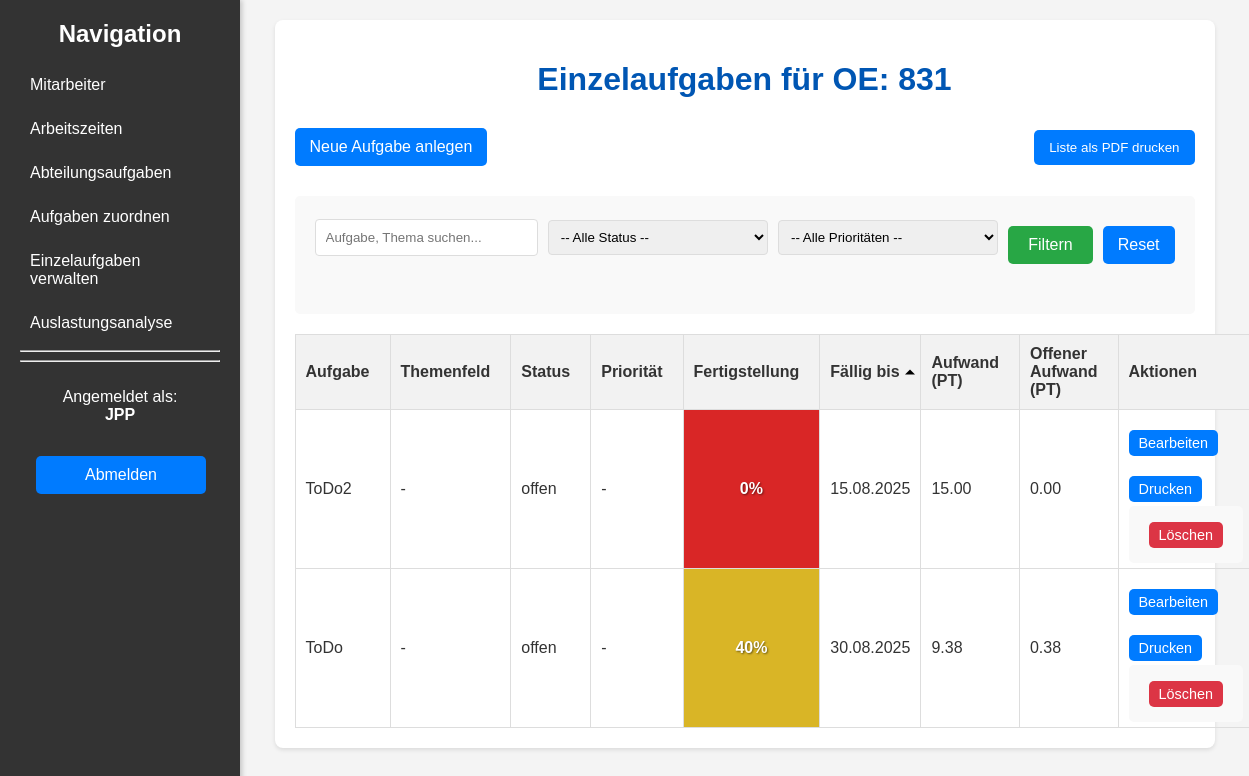
Screenshot of /einzelaufgaben (signed in) with the database file from the repository.
### models.py (models this page shows, shortened)
class User(db.Model, UserMixin):
    id = db.Column(db.Integer, primary_key=True)
    username = db.Column(db.String(100), unique=True, nullable=False)
    password_hash = db.Column(db.String(128))
    oe_number = db.Column(db.String(50), nullable=False)
    is_admin = db.Column(db.Boolean, default=False)

class Einzelaufgabe(db.Model):
    id = db.Column(db.Integer, primary_key=True)
    themenfeld = db.Column(db.String(200), nullable=True)
    aufgabe = db.Column(db.Text, nullable=False)
    datum_von = db.Column(db.Date, nullable=True)
    datum_bis = db.Column(db.Date, nullable=True)
    fertigstellungsgrad = db.Column(db.Integer, nullable=True)
    aufwand_stunden = db.Column(db.Float, nullable=True)
    aufwand_pt = db.Column(db.Float, nullable=True)
    oe_number = db.Column(db.String(50), nullable=False)
    status_id = db.Column(db.Integer, db.ForeignKey('status.id'), nullable=False)
    prioritaet_id = db.Column(db.Integer, db.ForeignKey('prioritaet.id'), nullable=True)
    status = db.relationship('Status', backref='einzelaufgaben')
    prioritaet = db.relationship('Prioritaet', backref='einzelaufgaben')
    mitarbeiter_zuordnung = db.relationship('EinzelaufgabeMitarbeiter', back_populates='einzelaufgabe', lazy=True, cascade="all, delete-orphan")

class Status(db.Model):
    id = db.Column(db.Integer, primary_key=True)
    name = db.Column(db.String(50), nullable=False, unique=True)
    reihenfolge = db.Column(db.Integer, default=0)

### app.py (the view)
@app.route('/einzelaufgaben')
@login_required
def einzelaufgaben():
    search_query = request.args.get('search', '')
    status_filter = request.args.get('status', '')
    prio_filter = request.args.get('prio', '')
    sort_column = request.args.get('sort', 'datum_bis')
    sort_dir = request.args.get('dir', 'asc')
    query = Einzelaufgabe.query.filter_by(oe_number=current_user.oe_number)
    if search_query:
        search_term = f"%{search_query}%"
        query = query.filter(or_(Einzelaufgabe.aufgabe.ilike(search_term), Einzelaufgabe.themenfeld.ilike(search_term)))
    if status_filter:
        query = query.filter(Einzelaufgabe.status_id == status_filter)
    if prio_filter:
        query = query.filter(Einzelaufgabe.prioritaet_id == prio_filter)
    tasks = query.all()
    for task in tasks:
        total_assigned_hours = sum(zuordnung.stunden or 0 for zuordnung in task.mitarbeiter_zuordnung)
        unassigned_stunden = (task.aufwand_stunden or 0) - total_assigned_hours
        task.unassigned_pt = unassigned_stunden / 8
    sort_reverse = (sort_dir == 'desc')
    sort_key_map = {
        'aufgabe': lambda t: t.aufgabe.lower(),
        'themenfeld': lambda t: (t.themenfeld or '').lower(),
        'status': lambda t: t.status.name.lower(),
        'prioritaet': lambda t: (t.prioritaet.name if t.prioritaet else '').lower(),
        'fertigstellungsgrad': lambda t: t.fertigstellungsgrad or 0,
        'datum_bis': lambda t: t.datum_bis if t.datum_bis else date.max,
        'aufwand_pt': lambda t: t.aufwand_pt or 0,
        'unassigned_pt': lambda t: t.unassigned_pt
    }
    sort_key = sort_key_map.get(sort_column, sort_key_map['datum_bis'])
    tasks.sort(key=sort_key, reverse=sort_reverse)
    stati = Status.query.order_by(Status.reihenfolge, Status.name).all()
    priorities = Prioritaet.query.order_by(Prioritaet.reihenfolge, Prioritaet.name).all()
    return render_template('einzelaufgaben.html', tasks=tasks, stati=stati, priorities=priorities)

### app.py (called while the page is built)
@login_manager.user_loader
def load_user(user_id):
    return User.query.get(int(user_id))

### templates/einzelaufgaben.html (shortened to what this page needs)
{% extends "base.html" %}
{% block content %}
<h1>Einzelaufgaben für OE: {{ current_user.oe_number }}</h1>
<div class="action-bar">
    <a href="{{ url_for('add_einzelaufgabe') }}" class="button">Neue Aufgabe anlegen</a>
    <button id="printListButton" class="button">Liste als PDF drucken</button>
</div>
<form method="get" action="{{ url_for('einzelaufgaben') }}">
    <div class="search-container">
        <input type="text" id="searchInput" name="search" placeholder="Aufgabe, Thema suchen..." value="{{ request.args.get('search', '') }}">
        <select name="status">
            <option value="">-- Alle Status --</option>
        </select>
        <select name="prio">
            <option value="">-- Alle Prioritäten --</option>
        </select>
        <button type="submit" class="button">Filtern</button>
        <a href="{{ url_for('einzelaufgaben') }}" class="button">Reset</a>
    </div>
</form>
<table id="einzelaufgabenTable">
    <thead>
        <tr>
            <th class="sortable-header" data-column="aufgabe">Aufgabe</th>
            <th class="sortable-header" data-column="themenfeld">Themenfeld</th>
            <th class="sortable-header" data-column="status">Status</th>
            <th class="sortable-header" data-column="prioritaet">Priorität</th>
            <th class="sortable-header" data-column="fertigstellungsgrad">Fertigstellung</th>
            <th class="sortable-header" data-column="datum_bis">Fällig bis</th>
            <th class="sortable-header" data-column="aufwand_pt">Aufwand (PT)</th>
            <th class="sortable-header" data-column="unassigned_pt">Offener Aufwand (PT)</th>
            <th>Aktionen</th>
        </tr>
    </thead>
    <tbody>
        {% for task in tasks %}
        <tr>
            <td>{{ task.aufgabe }}</td>
            <td>{{ task.themenfeld or '-' }}</td>
            <td>{{ task.status.name }}</td>
            <td>{{ task.prioritaet.name if task.prioritaet else '-' }}</td>
            {% set hue = (task.fertigstellungsgrad or 0) * 1.2 %}
            <td class="progress-cell" style="background-color: hsl({{ hue }}, 70%, 50%);">
                {{ task.fertigstellungsgrad or 0 }}%
            </td>
            <td data-sort="{{ task.datum_bis.strftime('%Y-%m-%d') if task.datum_bis else '9999-12-31' }}">{{ task.datum_bis.strftime('%d.%m.%Y') if task.datum_bis else '-' }}</td>
            <td data-sort="{{ task.aufwand_pt or 0 }}">{{ "%.2f" | format(task.aufwand_pt) if task.aufwand_pt is not none else '-' }}</td>
            <td data-sort="{{ task.unassigned_pt or 0 }}">{{ "%.2f" | format(task.unassigned_pt) }}</td>
            <td>
                <a href="{{ url_for('edit_einzelaufgabe', task_id=task.id) }}" class="button small">Bearbeiten</a>
                <button onclick="printTaskToPdf({{ task.id }})" class="button small">Drucken</button>
                <form action="{{ url_for('delete_einzelaufgabe', task_id=task.id) }}" method="post" style="display:inline;" onsubmit="return confirm('Soll diese Aufgabe wirklich gelöscht werden?');">
                    <button type="submit" class="button small delete">Löschen</button>
                </form>
            </td>
        </tr>
        {% else %}
        <tr><td colspan="9">Keine Aufgaben für die aktuellen Filter gefunden.</td></tr>
        {% endfor %}
    </tbody>
</table>
{% endblock %}

### templates/base.html (shortened to what this page needs)
<!DOCTYPE html>
<html lang="de">
<head>
    <link rel="stylesheet" href="{{ url_for('static', filename='style.css') }}">
</head>
<body>
    <div class="wrapper">
        {% block sidebar %}
        <div class="sidebar">
            <h2>Navigation</h2>
            <ul>
                <li><a href="{{ url_for('employees') }}">Mitarbeiter</a></li>
                <li><a href="{{ url_for('working_hours_changes') }}">Arbeitszeiten</a></li>
                <li><a href="{{ url_for('department_tasks') }}">Abteilungsaufgaben</a></li>
                <li><a href="{{ url_for('assign_tasks') }}">Aufgaben zuordnen</a></li>
                <li><a href="{{ url_for('einzelaufgaben') }}">Einzelaufgaben verwalten</a></li>
                <li><a href="{{ url_for('workload_analysis') }}">Auslastungsanalyse</a></li>
                <hr>
                <hr>
            </ul>
            <div style="position: relative; top: 10px; width: 100%;">
                 <p style="text-align: center;">Angemeldet als:<br><b>{{ current_user.username }}</b></p>
                 <a href="{{ url_for('logout') }}" class="button" style="width: 70%; margin: 8%;">Abmelden</a>
            </div>
        </div>
        {% endblock %}
        <div class="main-content">
            <div class="container">
                {% block content %}{% endblock %}
            </div>
        </div>
    </div>
</body>
</html>

### static/style.css (style rules this page uses)
body { font-family: Arial, sans-serif; margin: 0; background-color: #f4f4f4; color: #333; }
.wrapper { display: flex; min-height: 100vh; }
.sidebar { width: 200px; background-color: #333; color: white; padding: 20px; box-shadow: 2px 0 5px rgba(0,0,0,0.2); flex-shrink: 0; position: sticky; top: 0; height: 100vh; overflow-y: auto; }
.sidebar h2 { color: white; margin-top: 0; text-align: center; }
.sidebar ul { list-style: none; padding: 0; }
.sidebar ul li { margin-bottom: 10px; }
.sidebar ul li a { text-decoration: none; color: white; display: block; padding: 8px 10px; border-radius: 4px; }
.main-content { flex-grow: 1; padding: 20px; }
.container { max-width: 900px; margin: 0 auto; background-color: #fff; padding: 20px; border-radius: 8px; box-shadow: 0 2px 4px rgba(0, 0, 0, 0.1); }
h1, h2 { color: #0056b3; text-align: center; margin-bottom: 20px; }
table { width: 100%; border-collapse: collapse; margin-top: 20px; }
table, th, td { border: 1px solid #ddd; }
th, td { padding: 10px; text-align: left; }
th { background-color: #f2f2f2; }
.button { display: inline-block; padding: 10px 15px; margin: 10px 0; background-color: #007bff; color: white; text-align: center; text-decoration: none; border-radius: 5px; border: none; cursor: pointer; }
.button.small { padding: 5px 10px; font-size: 0.9em; }
.button.delete { background-color: #dc3545; }
form { background-color: #f9f9f9; padding: 20px; border-radius: 5px; margin-top: 20px; }
form input[type="text"], form input[type="date"], form input[type="number"], form select, form textarea { width: calc(100% - 22px); padding: 10px; margin-bottom: 15px; border: 1px solid #ddd; border-radius: 4px; }
form button[type="submit"] { background-color: #28a745; color: white; padding: 10px 20px; border: none; border-radius: 5px; cursor: pointer; font-size: 1em; }
.search-container { margin-bottom: 20px; text-align: center; }
.search-container input { padding: 8px; width: 50%; max-width: 400px; border: 1px solid #ddd; border-radius: 4px; box-sizing: border-box; }
.sortable-header { cursor: pointer; position: relative; padding-right: 20px; }
.sortable-header::after { content: ''; display: inline-block; position: absolute; right: 5px; top: 50%; transform: translateY(-50%); width: 0; height: 0; border-left: 5px solid transparent; border-right: 5px solid transparent; vertical-align: middle; }
.sortable-header.asc::after { border-bottom: 5px solid #000; }

### templates/einzelaufgaben.html (style rules this page uses)
.action-bar { display: flex; justify-content: space-between; align-items: center; margin-bottom: 20px; }
.search-container { display: flex; gap: 10px; align-items: center; }
.search-container input, .search-container select { padding: 8px; border: 1px solid #ddd; border-radius: 4px; }
.sortable-header { cursor: pointer; position: relative; padding-right: 20px; }
.sortable-header::after { content: ''; display: inline-block; position: absolute; right: 5px; top: 50%; transform: translateY(-50%); width: 0; height: 0; border-left: 5px solid transparent; border-right: 5px solid transparent; vertical-align: middle; }
.sortable-header.asc::after { border-bottom: 5px solid #000; }
.progress-cell { font-weight: bold; color: white; text-shadow: 1px 1px 2px rgba(0,0,0,0.5); text-align: center !important; }

### rows the page displays
User: username "JPP", oe_number "831"
Einzelaufgabe: aufgabe "ToDo2", themenfeld "-", status.name "offen", prioritaet "-", fertigstellungsgrad "0", datum_bis "15.08.2025", aufwand_pt "15.00", unassigned_pt "0.00"
Einzelaufgabe: aufgabe "ToDo", themenfeld "-", status.name "offen", prioritaet "-", fertigstellungsgrad "40", datum_bis "30.08.2025", aufwand_pt "9.38", unassigned_pt "0.38"
